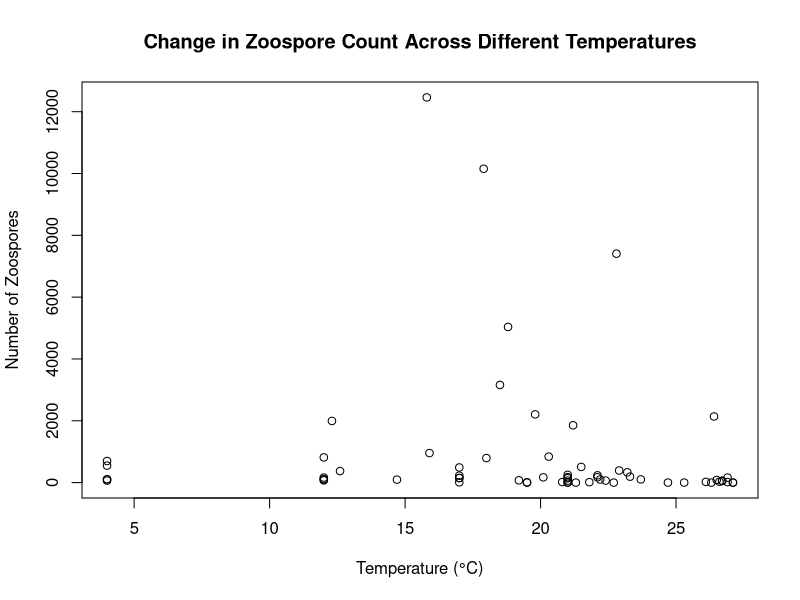
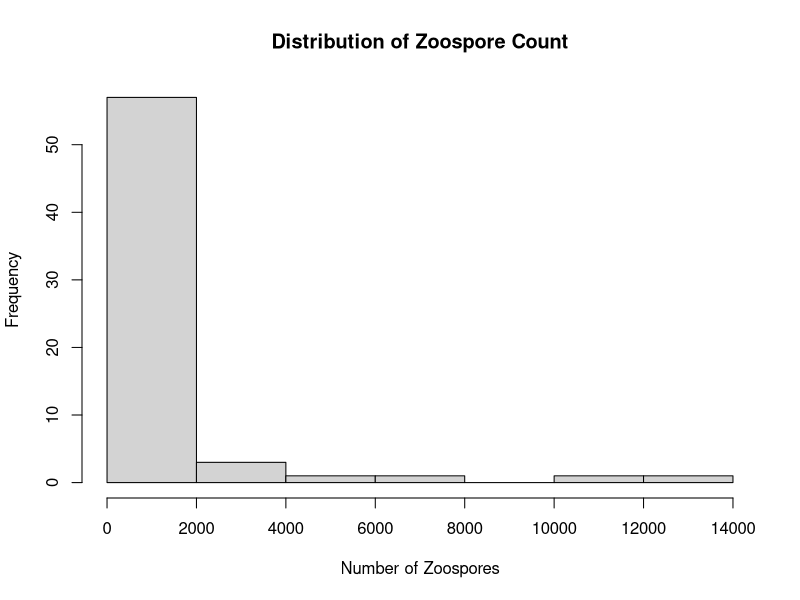
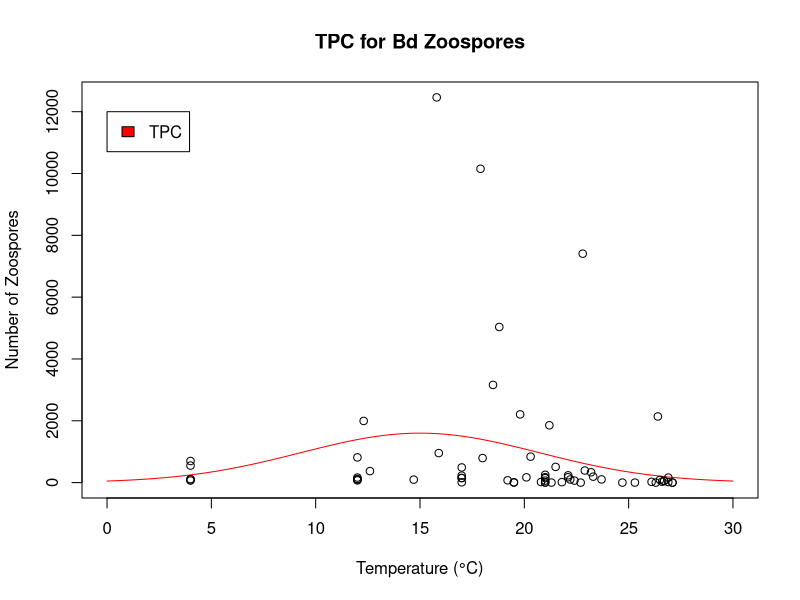
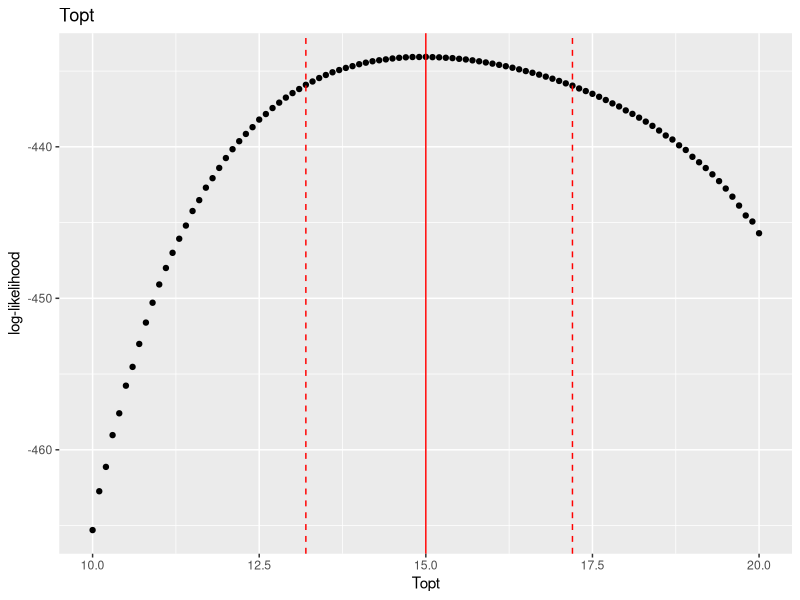
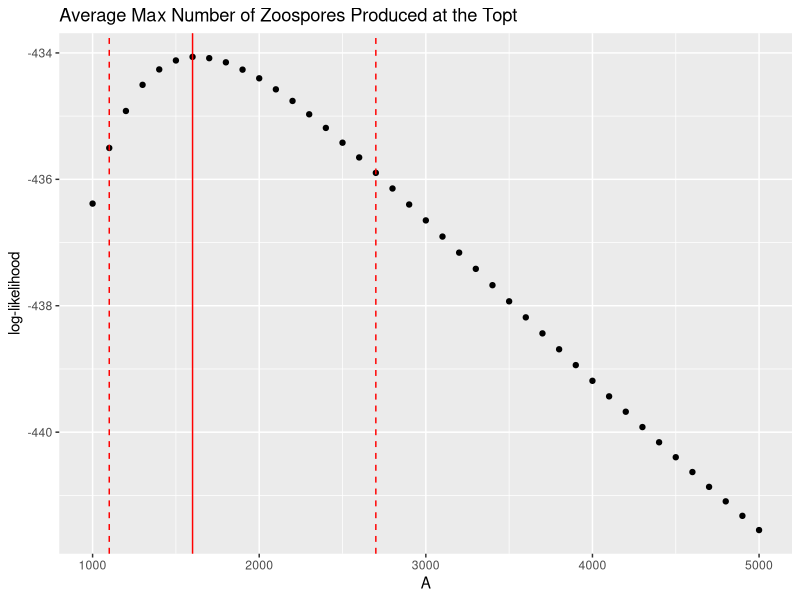
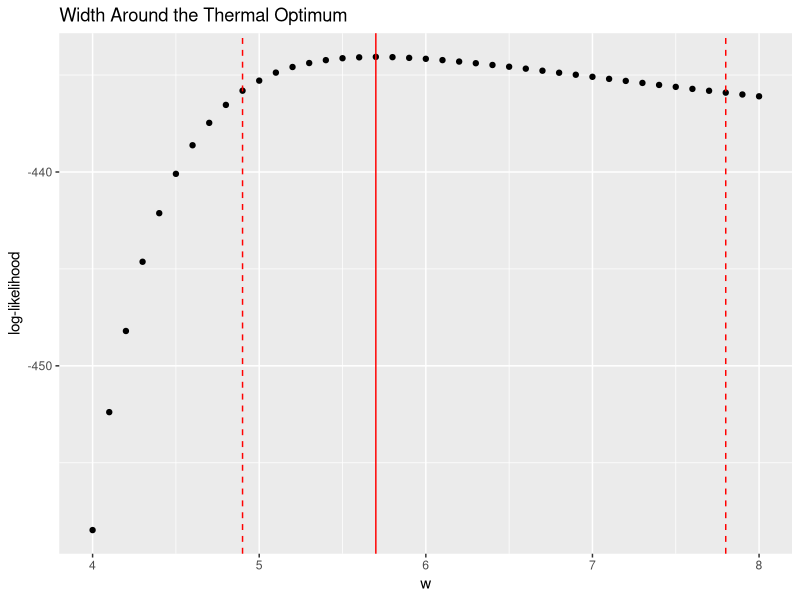
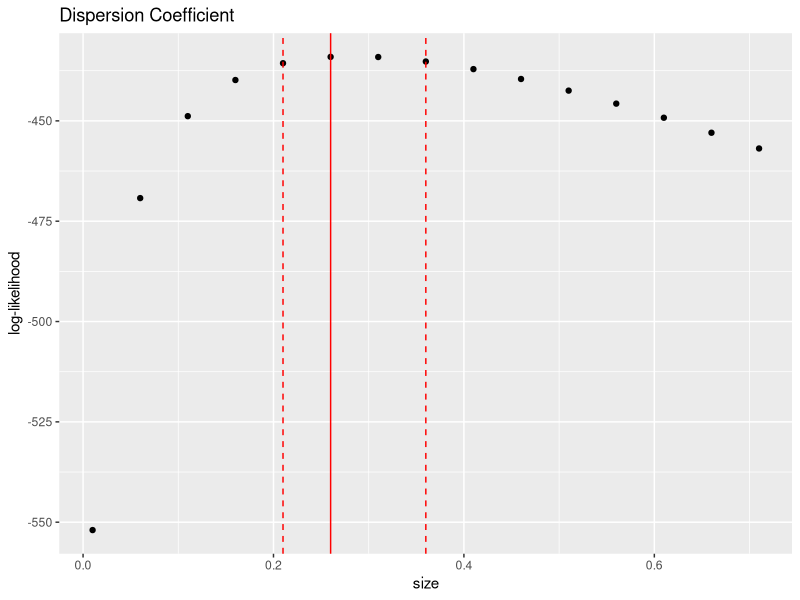

Here is the R script that generated these plots, in order:
## ---- chunk 1
library(tidyverse)
## ---- chunk 2
data <- read.csv("Combined Chytrid Data.csv") 

# Max Temperature in the combined dataset
max(data$Temperature)
data$Zoospores <- as.integer(data$Zoospores)

# Plot of the combined zoospore and temperature data
plot(data$Temperature,data$Zoospores, 
     main = "Change in Zoospore Count Across Different Temperatures", 
     xlab = "Temperature (°C)",
     ylab = "Number of Zoospores")

# Distribution of zoospore count in the combined dataset 
hist(data$Zoospores, main = "Distribution of Zoospore Count", 
     xlab = "Number of Zoospores")
## ---- chunk 3
# Function for evaluating the log-likelihood of all observations 
LL_eval <- function(data, A, Topt, w, size){
  
  mean <- round(A*exp(-(data$Temperature-Topt)^2/(2*w^2)))
  
 return(sum(dnbinom(x = data$Zoospores, size = size, mu = mean, log = T)))
  
}

# Testing if the function works 
LL_eval(data, A = 10, Topt = 15, w = 1, size = 1)
## ---- chunk 4
# Parameters to test 
combinations <- expand.grid(A = seq(1000,5000,100), 
                            Topt = seq(10,20,0.1), 
                            w = seq(4, 8, 0.1),
                            size = seq(0.01, 0.75, 0.05))

# Identifying the parameters that are most likely to describe our data
LL <- NULL

for (i in 1:nrow(combinations)){
  LL[[i]] <- LL_eval(data, A = combinations$A[i], 
                     Topt = combinations$Topt[i], 
                     w = combinations$w[i],
                     size = combinations$size[i])
}

LL <- as.data.frame(do.call(rbind, LL))
colnames(LL) <- c("LL")
# The maximum likelihood estimate of each parameter
MLE <- data.frame(combinations, LL) %>% subset(LL == max(LL)) 
MLE
## ---- chunk 5
# TPC over the data
temperature <- seq(0, 30, length = 100)
plot(temperature, MLE$A*exp(-(temperature-MLE$Topt)^2/(2*MLE$w^2)), type = "l", 
     ylim = c(0,max(data$Zoospores)), main = "TPC for Bd Zoospores", 
     xlab = "Temperature (°C)", ylab = "Number of Zoospores", col = "red")
points(data$Temperature,data$Zoospores)
legend(0, 12000, legend = "TPC", fill = "red")
## ---- chunk 6
# For Topt
data.frame(combinations, LL) %>% 
  subset(A == MLE$A & w == MLE$w &  size == MLE$size) %>% 
  subset(abs(LL - MLE$LL) < qchisq(0.95,df=1)/2) %>% 
  summarise(upperCI_Topt = max(Topt), lowerCI_Topt = min(Topt))

# For A
data.frame(combinations, LL) %>% 
  subset(Topt == MLE$Topt & w == MLE$w &  size == MLE$size) %>% 
  subset(abs(LL - MLE$LL) < qchisq(0.95,df=1)/2) %>% 
  summarise(upperCI_A = max(A), lowerCI_A = min(A))

# For w
data.frame(combinations, LL) %>% 
  subset(Topt == MLE$Topt & A == MLE$A &  size == MLE$size) %>% 
  subset(abs(LL - MLE$LL) < qchisq(0.95,df=1)/2) %>% 
  summarise(upperCI_w = max(w), lowerCI_w = min(w))

# For size
data.frame(combinations, LL) %>% 
  subset(Topt == MLE$Topt & A == MLE$A &  w == MLE$w) %>% 
  subset(abs(LL - MLE$LL) < qchisq(0.95,df=1)/2) %>% 
  summarise(upperCI_size = max(size), lowerCI_size = min(size))
## ---- chunk 7
# For Topt
data.frame(combinations, LL) %>% 
  subset(A == MLE$A & w == MLE$w &  size == MLE$size) %>% 
  subset(is.finite(LL)) %>% ggplot(aes(x = Topt, y = LL)) + geom_point() +
  labs(title = "Topt", y = "log-likelihood", colour = "Legend") +
  geom_vline(xintercept = MLE$Topt, color = "red") +
  geom_vline(xintercept = 13.2, color = "red", linetype = "dashed") +
  geom_vline(xintercept = 17.2, color = "red", linetype = "dashed") 

# For  A
data.frame(combinations, LL) %>% 
  subset(Topt == MLE$Topt & w == MLE$w & size == MLE$size) %>%
  subset(is.finite(LL)) %>% ggplot(aes(x = A, y = LL)) + geom_point() +
  labs(title = "Average Max Number of Zoospores Produced at the Topt", 
        y = "log-likelihood") +
  geom_vline(xintercept = MLE$A, color = "red") +
  geom_vline(xintercept = 1100, color = "red", linetype = "dashed") +
  geom_vline(xintercept = 2700, color = "red", linetype = "dashed")

# For w
data.frame(combinations, LL) %>% 
  subset(A == MLE$A & Topt == MLE$Topt &  size == MLE$size) %>%
  subset(is.finite(LL)) %>% ggplot(aes(x = w, y = LL)) + geom_point() +
  labs(title = "Width Around the Thermal Optimum", y = "log-likelihood") +
  geom_vline(xintercept = MLE$w, color = "red") +
  geom_vline(xintercept = 4.9, color = "red", linetype = "dashed") +
  geom_vline(xintercept = 7.8, color = "red", linetype = "dashed")

# For size
data.frame(combinations, LL) %>%
  subset(A == MLE$A & Topt == MLE$Topt &  w == MLE$w) %>% 
  subset(is.finite(LL)) %>% ggplot(aes(x = size, y = LL)) + geom_point() +
  labs(title = "Dispersion Coefficient", y = "log-likelihood") +
  geom_vline(xintercept = MLE$size, color = "red") +
  geom_vline(xintercept = 0.21, color = "red", linetype = "dashed") +
  geom_vline(xintercept = 0.36, color = "red", linetype = "dashed")
